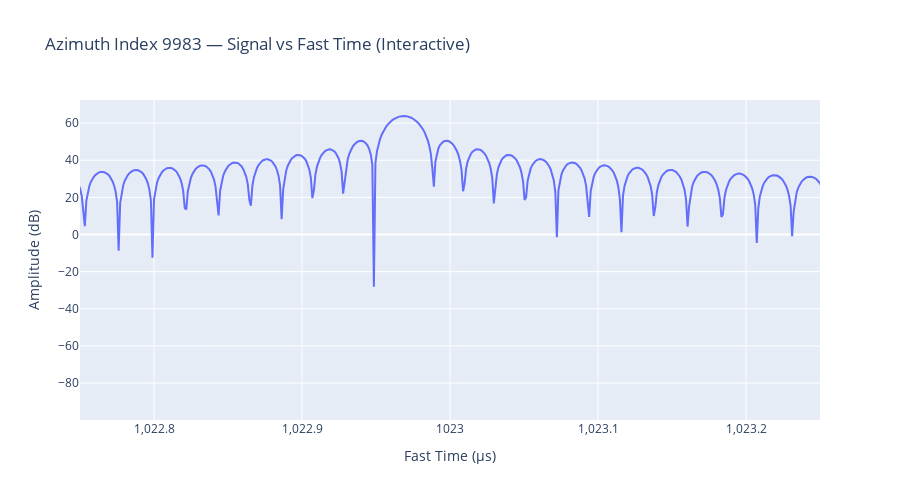

Notebook code for this chart:
### Code cell
import numpy as np
import plotly.graph_objects as go

# Define pulse index to inspect
pulse_index = az_idx  # or manually set, e.g. pulse_index = 9999

# Extract that azimuth line
line = ifft_shifted_image[pulse_index, :]

# Convert to dB
line_db = 20 * np.log10(np.abs(line) + 1e-12)

# Compute fast time axis in microseconds
fast_time_vector_us = (np.arange(len(line)) / sensor.sampling_frequency_hz + t_start) * 1e6

# Create interactive plot
fig = go.Figure()

fig.add_trace(go.Scatter(
    x=fast_time_vector_us,
    y=line_db,
    mode='lines',
    name=f'Azimuth Index {pulse_index}'
))

# Customise layout
fig.update_layout(
    title=f'Azimuth Index {pulse_index} — Signal vs Fast Time (Interactive)',
    xaxis_title='Fast Time (μs)',
    yaxis_title='Amplitude (dB)',
    xaxis=dict(range=[1022.75, 1023.25]),
    hovermode='x unified',
    height=500
)

fig.show()

### Figure 1 — Plotly figure (JSON) as saved in the notebook; plotly's stock layout.template omitted (floating-point values rounded to 4 significant figures; data arrays with more than 128 entries replaced by an {"elided": "..."} marker saying what was removed)
{"data": [{"mode": "lines", "name": "Azimuth Index 9983", "type": "scatter", "x": {"elided": "44221 float values"}, "y": {"elided": "44221 float values"}}], "layout": {"height": 500, "hovermode": "x unified", "title": {"text": "Azimuth Index 9983 — Signal vs Fast Time (Interactive)"}, "xaxis": {"range": [1023.0, 1023.0], "title": {"text": "Fast Time (μs)"}}, "yaxis": {"title": {"text": "Amplitude (dB)"}}}}
